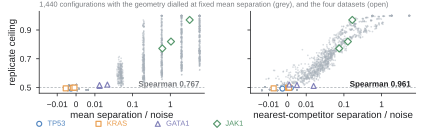

Write the Python code that produced this figure.
"""Fig. 5e — the mean over pairs does not order the attainable ceiling; the nearest one does.

Replaces an illustrative panel that read no data. Every point here is measured. The dialled
points hold the mean separation fixed while changing the geometry of the configuration, which
is what separates the two candidate axes; four real datasets cannot, because their geometry
happens to co-vary with their mean separation.
"""
from __future__ import annotations

W_MM, H_MM = 110.0, 34.0

import numpy as np

import fig5_common as S

REAL_MARKERS = {"TP53": "o", "KRAS": "s", "GATA1": "^", "JAK1": "D"}
LINTHRESH = 0.01


def spearman(x, y) -> float:
    """Rank correlation, computed here so the annotation cannot drift from the table."""
    x, y = np.asarray(x, float), np.asarray(y, float)
    ok = np.isfinite(x) & np.isfinite(y)
    return float(np.corrcoef(np.argsort(np.argsort(x[ok])),
                             np.argsort(np.argsort(y[ok])))[0, 1])


def _scatter(ax, sweep, column, label):
    dialled = sweep[sweep.source == "dialled"]
    real = sweep[sweep.source == "real"]

    ax.scatter(dialled[column], dialled["ceiling_pds"], s=1.6,
               color=S.LIGHT_SLATE, alpha=0.45, edgecolor="none", zorder=2)
    for gene, marker in REAL_MARKERS.items():
        rows = real[real.gene == gene]
        ax.scatter(rows[column], rows["ceiling_pds"], s=13, marker=marker,
                   facecolor="white", edgecolor=S.GENE_COLORS[gene],
                   linewidths=0.85, zorder=4)

    ax.axhline(0.5, color=S.MID_GREY, lw=0.55, ls=(0, (3, 2)), zorder=1)
    # A symmetric log axis is the only one that shows both the negative estimates near the
    # floor, where these datasets sit, and the three decades the dial covers.
    ax.set_xscale("symlog", linthresh=LINTHRESH, linscale=0.45)
    ax.set_xlim(-0.03, 8.0)
    ax.set_ylim(0.46, 1.03)
    ax.set_yticks([0.5, 0.7, 0.9])
    ax.set_xticks([-0.01, 0, 0.01, 0.1, 1.0])
    ax.set_xticklabels(["−0.01", "0", "0.01", "0.1", "1"])
    ax.set_xlabel(label, labelpad=1.5)
    S.despine(ax)

    rho = spearman(sweep[column], sweep["ceiling_pds"])
    ax.text(0.97, 0.06, f"Spearman {rho:.3f}", transform=ax.transAxes,
            fontsize=5.8, fontweight="bold", ha="right", va="bottom",
            color=S.INK if rho > 0.9 else S.GREY)


def main() -> None:
    S.apply_style()
    sweep = S.read_csv("resolution_sweep.csv")

    fig = S.figure(W_MM, H_MM)
    left = fig.add_axes([0.088, 0.30, 0.383, 0.615])
    right = fig.add_axes([0.578, 0.30, 0.383, 0.615])

    _scatter(left, sweep, "rho2", "mean separation / noise")
    _scatter(right, sweep, "rho2_nn_median", "nearest-competitor separation / noise")

    left.set_ylabel("replicate ceiling", labelpad=2.0)
    right.set_yticklabels([])

    n_dialled = int((sweep.source == "dialled").sum())
    fig.text(0.088, 0.99,
             f"{n_dialled:,} configurations with the geometry dialled at fixed mean "
             f"separation (grey), and the four datasets (open)",
             fontsize=5.3, color=S.GREY, ha="left", va="top")

    # One key for both axes, on its own transparent axis so the markers are drawn at the
    # same size as the data and cannot drift from them.
    key = fig.add_axes([0.088, 0.02, 0.55, 0.10])
    key.set_xlim(0, 1)
    key.set_ylim(0, 1)
    key.axis("off")
    for index, (gene, marker) in enumerate(REAL_MARKERS.items()):
        x = index * 0.25
        key.scatter([x], [0.5], s=13, marker=marker, facecolor="white",
                    edgecolor=S.GENE_COLORS[gene], linewidths=0.85, clip_on=False)
        key.text(x + 0.035, 0.5, gene, fontsize=5.4, color=S.GENE_COLORS[gene],
                 ha="left", va="center")

    S.save(fig, "fig5e_governing_quantity")


if __name__ == "__main__":
    main()
